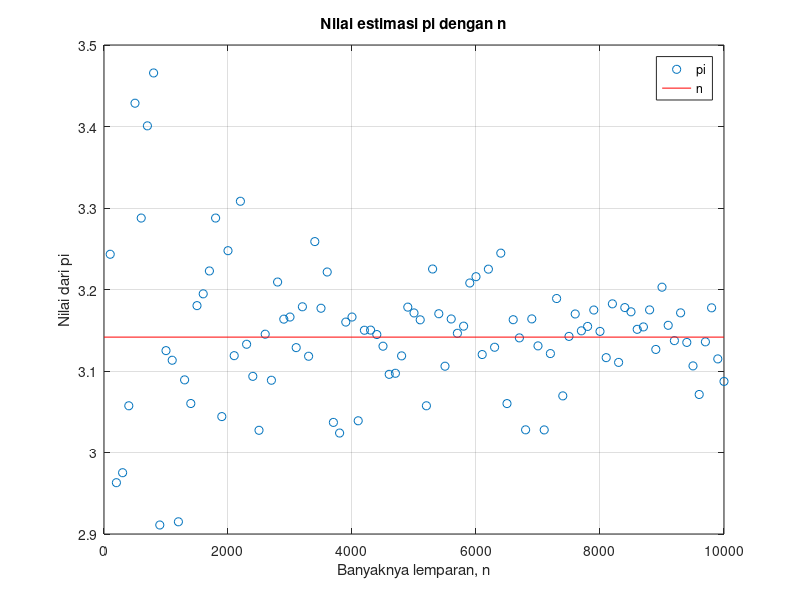

Write MATLAB code to recreate this figure.
%Tugas Buffon Noodle
%Irawansyah
%1301174689
%IF 40 11
t = 1;
L = 3; 
D = 5;
for n = 100:100:10000
   x = (D/2).*rand(n,1);
   teta =  pi.*rand(n,1);
   Q = 0;
   for k = 1:n
     if (L/2)*sin(teta(k))>= x(k)
       Q = Q+1;
     end
   end
   p = Q/n;
   nilai_pi(t)= (2*L)/(p*D);
   t = t+1;
end
n = 100:100:10000;
figure(1)
plot(n,nilai_pi,'o',[0 max(n)],[pi pi],'r')
xlabel('Banyaknya lemparan, n');
ylabel('Nilai dari pi');
title('Nilai estimasi pi dengan n');
legend('pi','n')
grid on